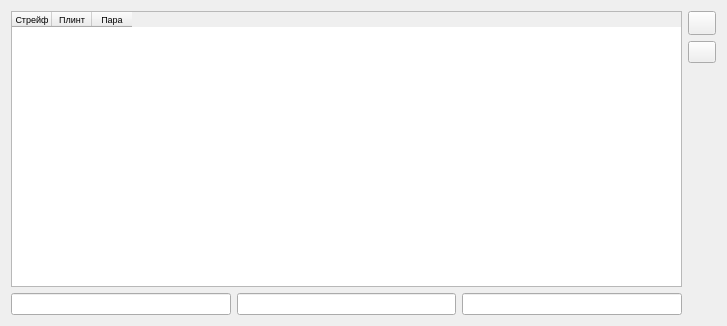
<?xml version="1.0" encoding="UTF-8"?>
<ui version="4.0">
 <class>DesignerICrossing</class>
 <widget class="QWidget" name="DesignerICrossing">
  <property name="geometry">
   <rect>
    <x>0</x>
    <y>0</y>
    <width>727</width>
    <height>326</height>
   </rect>
  </property>
  <property name="windowTitle">
   <string>Кроссировка</string>
  </property>
  <layout class="QHBoxLayout" name="horizontalLayout_2">
   <item>
    <layout class="QVBoxLayout" name="verticalLayout_2">
     <item>
      <widget class="QTableWidget" name="table">
       <property name="font">
        <font>
         <pointsize>8</pointsize>
        </font>
       </property>
       <property name="mouseTracking">
        <bool>false</bool>
       </property>
       <property name="lineWidth">
        <number>1</number>
       </property>
       <property name="horizontalScrollBarPolicy">
        <enum>Qt::ScrollBarAlwaysOff</enum>
       </property>
       <property name="autoScroll">
        <bool>true</bool>
       </property>
       <property name="autoScrollMargin">
        <number>16</number>
       </property>
       <property name="alternatingRowColors">
        <bool>false</bool>
       </property>
       <property name="selectionMode">
        <enum>QAbstractItemView::ExtendedSelection</enum>
       </property>
       <property name="selectionBehavior">
        <enum>QAbstractItemView::SelectRows</enum>
       </property>
       <property name="verticalScrollMode">
        <enum>QAbstractItemView::ScrollPerPixel</enum>
       </property>
       <property name="horizontalScrollMode">
        <enum>QAbstractItemView::ScrollPerPixel</enum>
       </property>
       <property name="showGrid">
        <bool>true</bool>
       </property>
       <property name="gridStyle">
        <enum>Qt::SolidLine</enum>
       </property>
       <attribute name="horizontalHeaderDefaultSectionSize">
        <number>40</number>
       </attribute>
       <attribute name="horizontalHeaderMinimumSectionSize">
        <number>30</number>
       </attribute>
       <attribute name="verticalHeaderVisible">
        <bool>false</bool>
       </attribute>
       <column>
        <property name="text">
         <string>Стрейф</string>
        </property>
        <property name="font">
         <font>
          <pointsize>7</pointsize>
         </font>
        </property>
        <property name="textAlignment">
         <set>AlignHCenter|AlignVCenter|AlignCenter</set>
        </property>
        <property name="foreground">
         <brush brushstyle="SolidPattern">
          <color alpha="255">
           <red>0</red>
           <green>0</green>
           <blue>0</blue>
          </color>
         </brush>
        </property>
       </column>
       <column>
        <property name="text">
         <string>Плинт</string>
        </property>
        <property name="font">
         <font>
          <pointsize>7</pointsize>
         </font>
        </property>
        <property name="textAlignment">
         <set>AlignHCenter|AlignVCenter|AlignCenter</set>
        </property>
       </column>
       <column>
        <property name="text">
         <string>Пара</string>
        </property>
        <property name="font">
         <font>
          <pointsize>7</pointsize>
         </font>
        </property>
        <property name="textAlignment">
         <set>AlignHCenter|AlignVCenter|AlignCenter</set>
        </property>
       </column>
      </widget>
     </item>
     <item>
      <layout class="QHBoxLayout" name="horizontalLayout">
       <item>
        <widget class="QLineEdit" name="leStrafe">
         <property name="contextMenuPolicy">
          <enum>Qt::DefaultContextMenu</enum>
         </property>
        </widget>
       </item>
       <item>
        <widget class="QLineEdit" name="lePlint"/>
       </item>
       <item>
        <widget class="QLineEdit" name="lePair"/>
       </item>
      </layout>
     </item>
    </layout>
   </item>
   <item>
    <layout class="QVBoxLayout" name="verticalLayout">
     <item>
      <widget class="QPushButton" name="btAdd">
       <property name="enabled">
        <bool>true</bool>
       </property>
       <property name="sizePolicy">
        <sizepolicy hsizetype="Minimum" vsizetype="Minimum">
         <horstretch>0</horstretch>
         <verstretch>0</verstretch>
        </sizepolicy>
       </property>
       <property name="minimumSize">
        <size>
         <width>28</width>
         <height>24</height>
        </size>
       </property>
       <property name="maximumSize">
        <size>
         <width>28</width>
         <height>24</height>
        </size>
       </property>
       <property name="sizeIncrement">
        <size>
         <width>0</width>
         <height>0</height>
        </size>
       </property>
       <property name="baseSize">
        <size>
         <width>0</width>
         <height>0</height>
        </size>
       </property>
       <property name="layoutDirection">
        <enum>Qt::LeftToRight</enum>
       </property>
       <property name="text">
        <string/>
       </property>
       <property name="icon">
        <iconset resource="images.qrc">
         <normaloff>:/icon/images/edit_add.ico</normaloff>:/icon/images/edit_add.ico</iconset>
       </property>
       <property name="iconSize">
        <size>
         <width>16</width>
         <height>16</height>
        </size>
       </property>
      </widget>
     </item>
     <item>
      <widget class="QPushButton" name="btDelete">
       <property name="maximumSize">
        <size>
         <width>28</width>
         <height>24</height>
        </size>
       </property>
       <property name="layoutDirection">
        <enum>Qt::LeftToRight</enum>
       </property>
       <property name="text">
        <string/>
       </property>
       <property name="icon">
        <iconset resource="images.qrc">
         <normaloff>:/icon/images/edit_remove.ico</normaloff>:/icon/images/edit_remove.ico</iconset>
       </property>
      </widget>
     </item>
     <item>
      <spacer name="verticalSpacer">
       <property name="orientation">
        <enum>Qt::Vertical</enum>
       </property>
       <property name="sizeHint" stdset="0">
        <size>
         <width>20</width>
         <height>40</height>
        </size>
       </property>
      </spacer>
     </item>
    </layout>
   </item>
  </layout>
 </widget>
 <resources>
  <include location="images.qrc"/>
 </resources>
 <connections/>
</ui>
